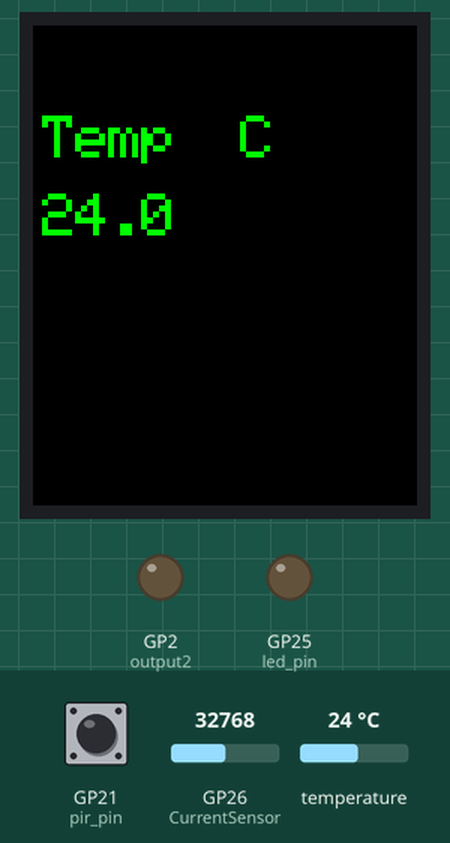
Recording of a program running on a simulated Raspberry Pi Pico running MicroPython. Parts: 128×160 colour display, output pins drawn as LEDs (lit = HIGH). The inputs (shaded band) are chosen by the test bench; at power-on: temperature 24 °C, GP26 (CurrentSensor) = 32768, GP21 (pir_pin) HIGH (analog values on the 0–65535 scale). Threads take turns every 2 ms; library files of the repository ran but are not shown: ST7735.py, sysfont.py; pins used as bus, display or sensor lines are not drawn; what the program prints to the serial console is not drawn.

Above: at 1.2 s.
1.3 s: temperature set to 12 °C
At 8.2 s:
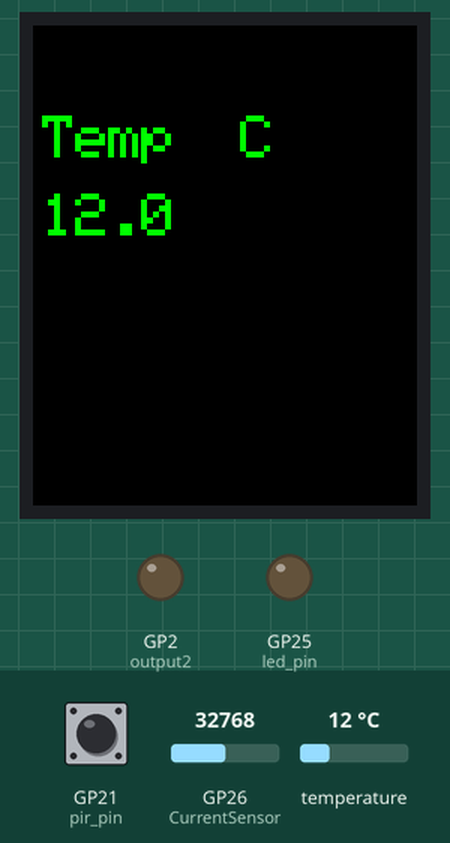
8.5 s: GP26 (CurrentSensor) set to 45874
At 9.3 s:
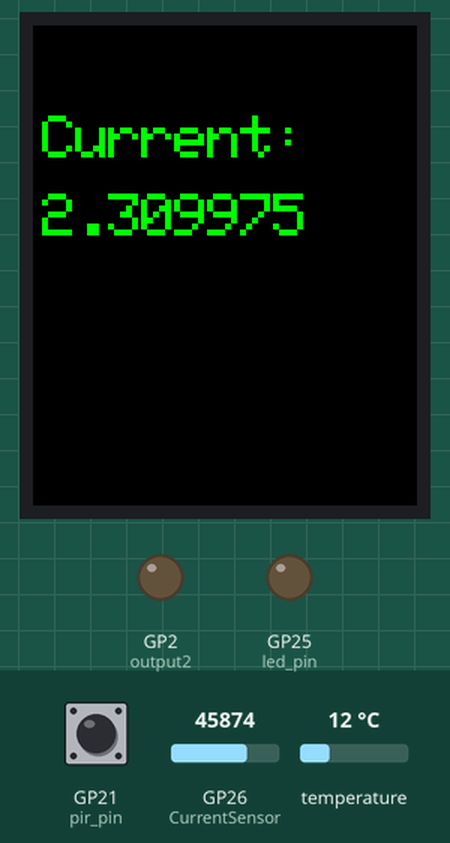
15.4 s: temperature set to 19 °C
At 20.1 s:
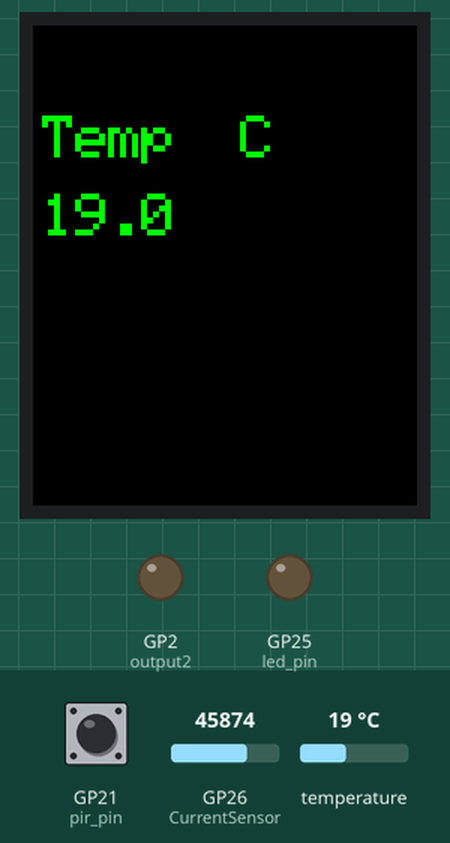
22.3 s: GP26 (CurrentSensor) set to 7864
At 28.9 s:
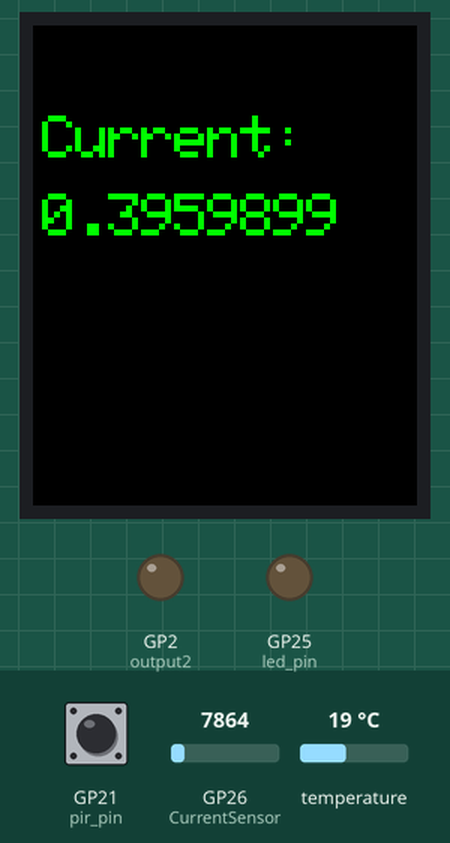
29.2 s: GP26 (CurrentSensor) set to 0
At 35.1 s:
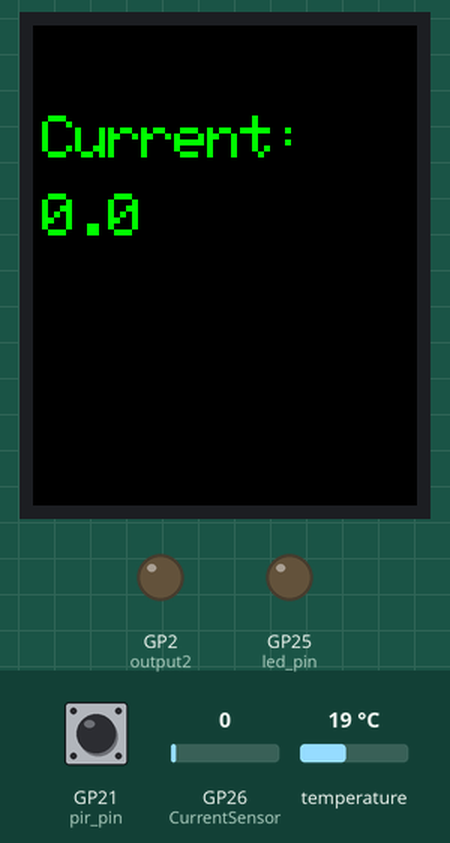
36.1 s: GP21 (pir_pin) pulsed LOW 2 times (0.12 s each, 0.3 s apart)
At 38.6 s:
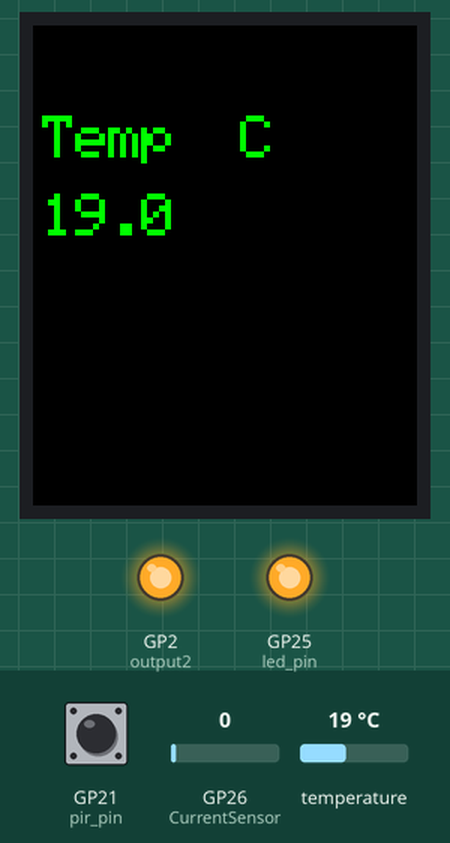
Timing chart, 0 to 40.1 s (numbered marks = the images above; inputs shaded):
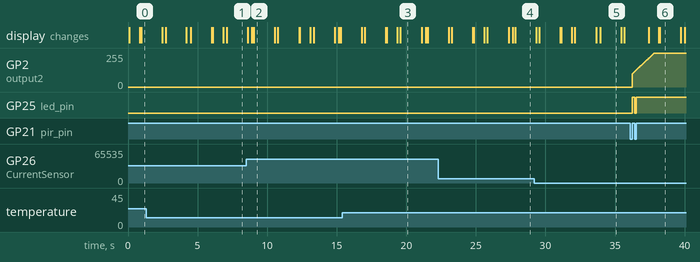

The program:

main3.py
```python
from ST7735 import TFT
from sysfont import sysfont
from machine import SPI,Pin, PWM
import onewire
import ds18x20
import time
import math
import _thread

spi = SPI(1, baudrate=20000000, polarity=0, phase=0,
          sck=Pin(10), mosi=Pin(11), miso=None)

tft=TFT(spi, 8, 12, 9)

tft.initr()
tft.rgb(True)
##______________________________________________________________________________
# Define the PIR sensor input pin
pir_pin = Pin(21, Pin.IN)

# Define the LED pin (optional, for visual feedback)
led_pin = Pin(25, Pin.OUT)

# Flags to indicate motion detection state
motion_detected = False

motion_stopped_printed = True


#Contador de personas
Counter_P = 0

# Callback function to handle motion detection
def pir_interrupt(pin):
    global motion_detected
    if pin.value() == 1:  # Rising edge (motion detected)
        motion_detected = True
        led_pin.value(1)  # Turn on the LED
    else:  # Falling edge (motion stopped)
        motion_detected = False
        led_pin.value(0)  # Turn off the LED

# Configure the interrupt on the PIR pin for both rising and falling edges
pir_pin.irq(trigger=(Pin.IRQ_RISING | Pin.IRQ_FALLING), handler=pir_interrupt)

##_______________________________________________________________________________

ds_pin = machine.Pin(22)
ds_sensor = ds18x20.DS18X20(onewire.OneWire(ds_pin))

roms = ds_sensor.scan()
print('Found DS devices: ', roms)

##_______________________________________________________________________________

CurrentSensor = machine.ADC(26)
conversion_factor = 3.3 / (65535)

##_______________________________________________________________________________

output2 = machine.Pin(2)
output2_pwm = PWM(output2)

# Step size for changing the duty cycle
duty_step = 128

#Set PWM frequency
frequency = 5000

output2_pwm.freq (frequency)

##_______________________________________________________________________________

def SensorPIR():
    tft.fill(TFT.BLACK)

    global motion_detected

    global motion_stopped_printed

    global Counter_P

    if motion_detected and not motion_stopped_printed:
        print("Motion detected!")
        tft.text((3, 20), "Motion ", TFT.GREEN, sysfont, 2, nowrap=True)
        tft.text((3, 36), "detected! ", TFT.GREEN, sysfont, 2, nowrap=True)
        motion_stopped_printed = True  # Set the flag to indicate motion detected
        Counter_P += 1

    elif not motion_detected and motion_stopped_printed:
        print("Motion stopped")
        tft.text((3, 20), "Motion ", TFT.GREEN, sysfont, 2, nowrap=True)
        tft.text((3, 36), "stopped", TFT.GREEN, sysfont, 2, nowrap=True)
        motion_stopped_printed = False  # Reset the flag

    tft.text((3, 52), "Count: ", TFT.GREEN, sysfont, 2, nowrap=True)
    tft.text((3, 68), str(Counter_P), TFT.GREEN, sysfont, 2, nowrap=True)


def SensorTemp():

    tft.fill(TFT.BLACK)

    ds_sensor.convert_temp()
    time.sleep_ms(750)
    for rom in roms:
        print(rom)
        tempC = ds_sensor.read_temp(rom)
        tempF = tempC * (9/5) +32
        print('temperature (ºC):', "{:.2f}".format(tempC))
        print('temperature (ºF):', "{:.2f}".format(tempF))
        tft.text((3, 30), "Temp  C", TFT.GREEN, sysfont, 2, nowrap=True)
        tft.text((3, 56), str(tempC), TFT.GREEN, sysfont, 2, nowrap=True)


def  SensorCurrent():

    tft.fill(TFT.BLACK)

    voltage = CurrentSensor.read_u16() * conversion_factor
    print(voltage)
    tft.text((3, 30), "Current: ", TFT.GREEN, sysfont, 2, nowrap=True)
    tft.text((3, 56), str(voltage), TFT.GREEN, sysfont, 2, nowrap=True)


def fade(pic, up, dw, dutyQ):

    if up == 1:
        for duty_cycle in range(25000, dutyQ, duty_step):
            pic.duty_u16(duty_cycle)
#             print("Output: %s , Duty: %s ." % (pic, duty_cycle))
            time.sleep(0.005)

    if dw == 1:
        for duty_cycle in range(65536, dutyQ , -duty_step):
            pic.duty_u16(duty_cycle)
#             print("Output: %s , Duty: %s ." % (pic, duty_cycle))
            time.sleep(0.005)


fade(output2_pwm, 1, 0, 25000)

def PWM_LED():

    global motion_detected

    global motion_stopped_printed

    count_not_motion = 0

    strip_flag = False

    while True:

#         if motion_detected and not motion_stopped_printed:
#             fade(output2_pwm, 1, 0, 65536)
#             print("FadeUP")
#             time.sleep_ms(5000)
#             fade(output2_pwm, 0, 1, 25000)

        if motion_detected and not motion_stopped_printed:
            print("Motion detected!")
            if strip_flag == False:
                fade(output2_pwm, 1, 0, 65536)
                strip_flag = True
            else:
                count_not_motion = 0
            print("FadeUP")


        elif not motion_detected and motion_stopped_printed:
            print("Motion stopped")
            count_not_motion += 1
            time.sleep_ms(50)
            if count_not_motion == 300:
                count_not_motion = 0
                fade(output2_pwm, 0, 1, 25000)
                strip_flag = False


_thread.start_new_thread(PWM_LED, ())


while True:

    SensorTemp()

    time.sleep_ms(1500)

    SensorCurrent()

    time.sleep_ms(1500)

    SensorPIR()

    time.sleep_ms(1500)


    
```

Measured:
- after the input at 36.1 s, GP2 (output2): moves from 0/255 to 255/255 over 1.6 s, starting after 0.13 s; GP25 (led_pin): LOW → HIGH after 0.12 s, → LOW 0.18 s later, → HIGH 0.12 s later
- what the display in image 2 shows lasts 1.6 s, from 9.0 s to 10.6 s
